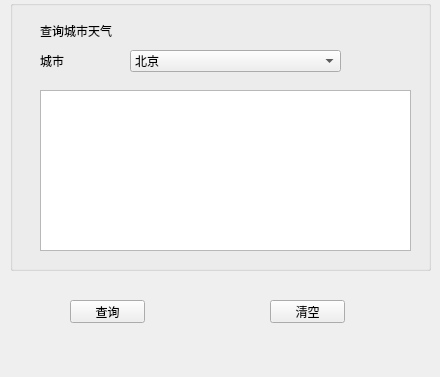
<?xml version="1.0" encoding="UTF-8"?>
<ui version="4.0">
 <class>Form</class>
 <widget class="QWidget" name="Form">
  <property name="geometry">
   <rect>
    <x>0</x>
    <y>0</y>
    <width>440</width>
    <height>377</height>
   </rect>
  </property>
  <property name="windowTitle">
   <string>Weather</string>
  </property>
  <widget class="QPushButton" name="pushButton_query">
   <property name="geometry">
    <rect>
     <x>70</x>
     <y>300</y>
     <width>75</width>
     <height>23</height>
    </rect>
   </property>
   <property name="text">
    <string>查询</string>
   </property>
  </widget>
  <widget class="QPushButton" name="pushButton_clear">
   <property name="geometry">
    <rect>
     <x>270</x>
     <y>300</y>
     <width>75</width>
     <height>23</height>
    </rect>
   </property>
   <property name="text">
    <string>清空</string>
   </property>
  </widget>
  <widget class="QGroupBox" name="groupBox">
   <property name="geometry">
    <rect>
     <x>10</x>
     <y>0</y>
     <width>421</width>
     <height>271</height>
    </rect>
   </property>
   <property name="title">
    <string/>
   </property>
   <widget class="QLabel" name="label">
    <property name="geometry">
     <rect>
      <x>30</x>
      <y>20</y>
      <width>171</width>
      <height>21</height>
     </rect>
    </property>
    <property name="text">
     <string>查询城市天气</string>
    </property>
   </widget>
   <widget class="QLabel" name="label_2">
    <property name="geometry">
     <rect>
      <x>30</x>
      <y>50</y>
      <width>71</width>
      <height>21</height>
     </rect>
    </property>
    <property name="text">
     <string>城市</string>
    </property>
   </widget>
   <widget class="QTextEdit" name="textEdit_result">
    <property name="geometry">
     <rect>
      <x>30</x>
      <y>90</y>
      <width>371</width>
      <height>161</height>
     </rect>
    </property>
   </widget>
   <widget class="QComboBox" name="comboBox_w">
    <property name="geometry">
     <rect>
      <x>120</x>
      <y>50</y>
      <width>211</width>
      <height>22</height>
     </rect>
    </property>
    <item>
     <property name="text">
      <string>北京</string>
     </property>
    </item>
    <item>
     <property name="text">
      <string>上海</string>
     </property>
    </item>
    <item>
     <property name="text">
      <string>广州</string>
     </property>
    </item>
   </widget>
  </widget>
 </widget>
 <resources/>
 <connections>
  <connection>
   <sender>pushButton_query</sender>
   <signal>clicked()</signal>
   <receiver>Form</receiver>
   <slot>query()</slot>
   <hints>
    <hint type="sourcelabel">
     <x>107</x>
     <y>311</y>
    </hint>
    <hint type="destinationlabel">
     <x>219</x>
     <y>188</y>
    </hint>
   </hints>
  </connection>
  <connection>
   <sender>pushButton_clear</sender>
   <signal>clicked()</signal>
   <receiver>Form</receiver>
   <slot>clear()</slot>
   <hints>
    <hint type="sourcelabel">
     <x>307</x>
     <y>311</y>
    </hint>
    <hint type="destinationlabel">
     <x>219</x>
     <y>188</y>
    </hint>
   </hints>
  </connection>
 </connections>
 <slots>
  <signal>signal1()</signal>
  <slot>query()</slot>
  <slot>clear()</slot>
 </slots>
</ui>
